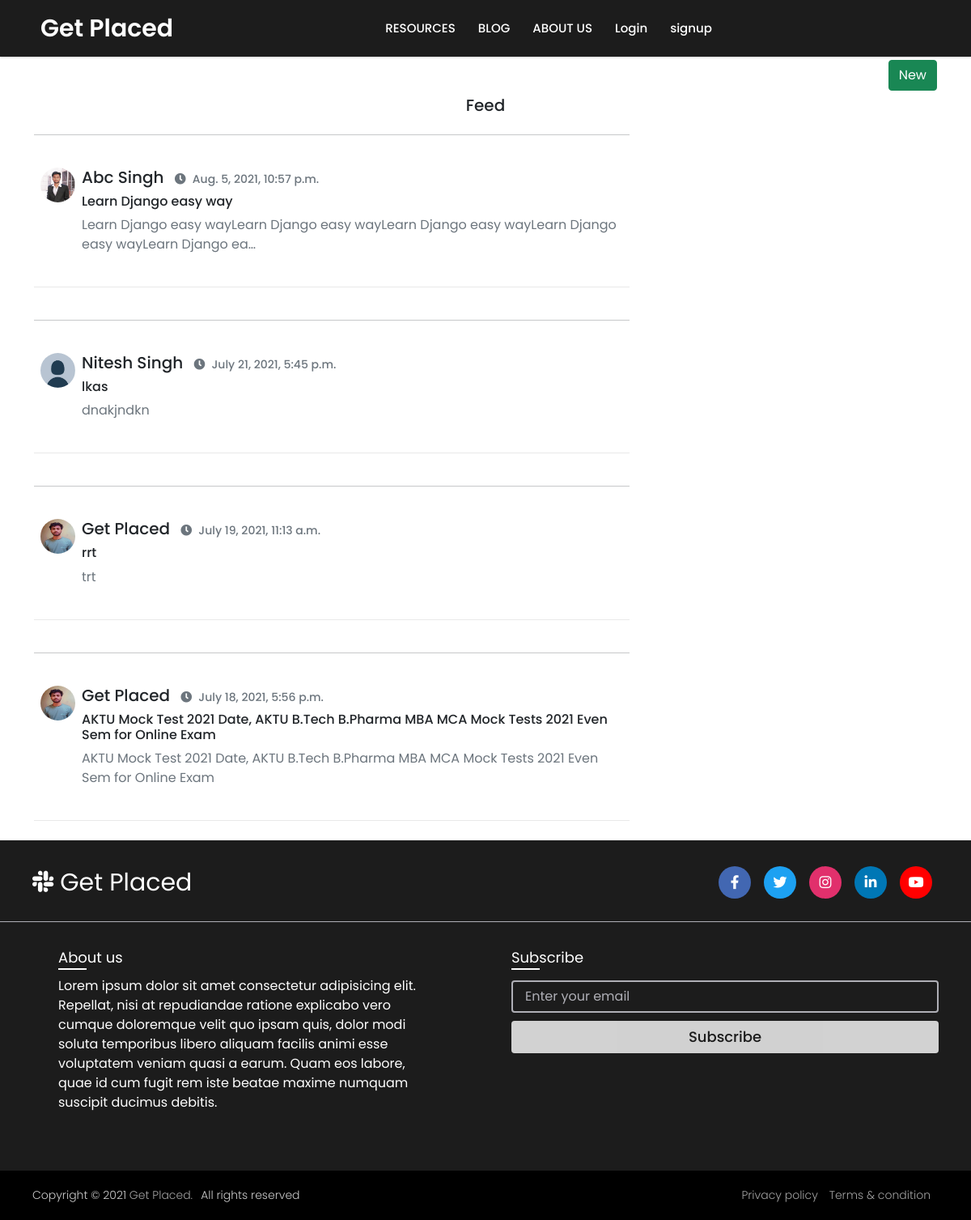
The page /Blog/ on the database its author committed.
### app/models.py (models this page shows, shortened)
class StudentBlogModel(models.Model):
    title = models.CharField(max_length=255)
    author = models.ForeignKey(User, on_delete=models.CASCADE)
    body = RichTextField(blank=True,null=True)
    snippet = models.TextField(max_length=255)
    post_date = models.DateTimeField(auto_now_add=True)

class Profile(models.Model):
    user = models.OneToOneField(User,null=True, on_delete=models.CASCADE)
    bio = models.TextField()
    profile_pic = models.ImageField(null=True, blank=True, upload_to="images/profile/")
    Mobile_Number = models.CharField(max_length=12)
    Gender = models.CharField(choices=GENDER,max_length=50)
    city=models.CharField(max_length=50)
    state=models.CharField(choices=STATE_CHOICES,max_length=50)
    twitter_url = models.CharField(max_length=255,null=True, blank=True)
    instagram_url = models.CharField(max_length=255,null=True, blank=True)
    linkdin_url = models.CharField(max_length=255,null=True, blank=True)
    github_url = models.CharField(max_length=255,null=True, blank=True)

### app/views.py (the view)
# urls.py: path('Blog/',views.BlogView.as_view(),name="blog"),
class BlogView(ListView):
    model = StudentBlogModel
    template_name = 'blog/home.html'
    ordering = ['-post_date']
    context_object_name = "StudentBlogModel_list"    #default is object_list as well as model's_verbose_name_list and/or model's_verbose_name_plural_list, if defined in the model's inner Meta class
    paginate_by = 10
    def get_context_data(self, *args,**kwargs):
        context = super(BlogView, self).get_context_data(**kwargs)
        context['page_user'] = Profile.objects.all()
        return context

### app/templates/blog/home.html (shortened to what this page needs)
{% extends "app/base.html" %}
{% load static %}
{% block main-content %}
<div class="container">
    <a href="
    {% if user.is_authenticated %}
        {% if request.user.profile.bio %}
        {% url 'Add_Blog_Post' %}"><div style="float:right;" class="mt-1"><input class="btn btn-success" type="button" value="New"></div></a>
        {% else %}
        {% url 'create_profile' %}"><div style="float:right;" class="mt-1"><input class="btn btn-success" type="button" value="New"></div></a>
        {% endif %}
        {% comment %} {% url 'Add_Blog_Post' %}"><div style="float:right;" class="mt-1"><input class="btn btn-success" type="button" value="New"></div></a> {% endcomment %}
    {% else %}
        {% url 'account_login' %}"><div style="float:right;" class="mt-1"><input class="btn btn-success" type="button" value="New"></div></a>
    {% endif %}
</div>
<div class="mt-5">
<div class="container text-center">
    <h5 class="text-dark">Feed</h5>
</div>
{% if StudentBlogModel_list %}
    {% for StudentBlogModel in object_list %}
    <div class="container">
        <div class="row">
            <div class="col-lg-8">
            <hr>
                <div class="profile-feed">
                    <div class="d-flex align-items-start profile-feed-item">
                    {% if StudentBlogModel.author.profile.profile_pic %}
                        <a href="{% url 'show_profile' StudentBlogModel.author.profile.id %}"><img src="{{StudentBlogModel.author.profile.profile_pic.url}}" alt="profile" class="img-sm rounded-circle mb-5 mx-2"></a>
                    {% else %}
                        <a href="{% url 'show_profile' StudentBlogModel.author.profile.id %}"><img src="{% static 'app/images/download.jpeg' %}" alt="profile" class="img-sm rounded-circle mb-5 mx-2"></a>
                    {% endif %}
                      <div class="ml-4">
                        <h5>
                        {% if StudentBlogModel.author.first_name or StudentBlogModel.author.last_name %}
                            {{StudentBlogModel.author.first_name|capfirst}}
                            {{StudentBlogModel.author.last_name|capfirst}}
                        {% else %}
                            {{StudentBlogModel.author.username|capfirst}}
                        {% endif %}
                          <small class="ml-4 text-muted">
                          <small class="Timeblog"><i class="fas fa-clock mx-2"></i>{{StudentBlogModel.post_date}}</small></small>
                        </h5>
                        <a href="{% url 'Blog_Description' StudentBlogModel.pk %}" class="text-decoration-none">
                            <h6 class="h6 text-dark">
                            {{StudentBlogModel.title|truncatechars:200}}
                            </h6>
                            <p class="text-muted">{{StudentBlogModel.snippet|truncatechars:100}}</p>
                        </a>
                      </div>
                    </div>
                 </div>
              <br>
            </div>
        </div>
    </div>
{% endfor %}
{% else %}
 <p>No Post found!!! :(</p>
{% endif %}
{% endblock main-content %}

### app/static/app/css/app.css (style rules this page uses)
* { margin: 0; padding: 0; box-sizing: border-box; font-family: 'Poppins', sans-serif; }

### app/static/app/css/profile.css (style rules this page uses)
body { background-color: #9494a0 }
.Timeblog { font-size: 14px; }
.profile-feed-item { padding: 1.5rem 0; border-bottom: 1px solid #e9e9e9; }
.img-sm { width: 43px; height: 43px; }
h6 { font-size: 14px }
.text-muted { color: #919aa3 !important }

### rows shown on the page
StudentBlogModel: author.profile.profile_pic (picture), author.first_name "Abc", author.last_name "Singh", post_date "Aug. 5, 2021, 10:57 p.m.", title "Learn Django easy way", snippet "Learn Django easy wayLearn Django easy wayLearn Django easy wayLearn Django easy wayLearn Django ea…"
StudentBlogModel: author.first_name "Nitesh", author.last_name "Singh", post_date "July 21, 2021, 5:45 p.m.", title "lkas", snippet "dnakjndkn"
StudentBlogModel: author.profile.profile_pic (picture), author.first_name "Get", author.last_name "Placed", post_date "July 19, 2021, 11:13 a.m.", title "rrt", snippet "trt"
StudentBlogModel: author.profile.profile_pic (picture), author.first_name "Get", author.last_name "Placed", post_date "July 18, 2021, 5:56 p.m.", title "AKTU Mock Test 2021 Date, AKTU B.Tech B.Pharma MBA MCA Mock Tests 2021 Even Sem for Online Exam", snippet "AKTU Mock Test 2021 Date, AKTU B.Tech B.Pharma MBA MCA Mock Tests 2021 Even Sem for Online Exam"
